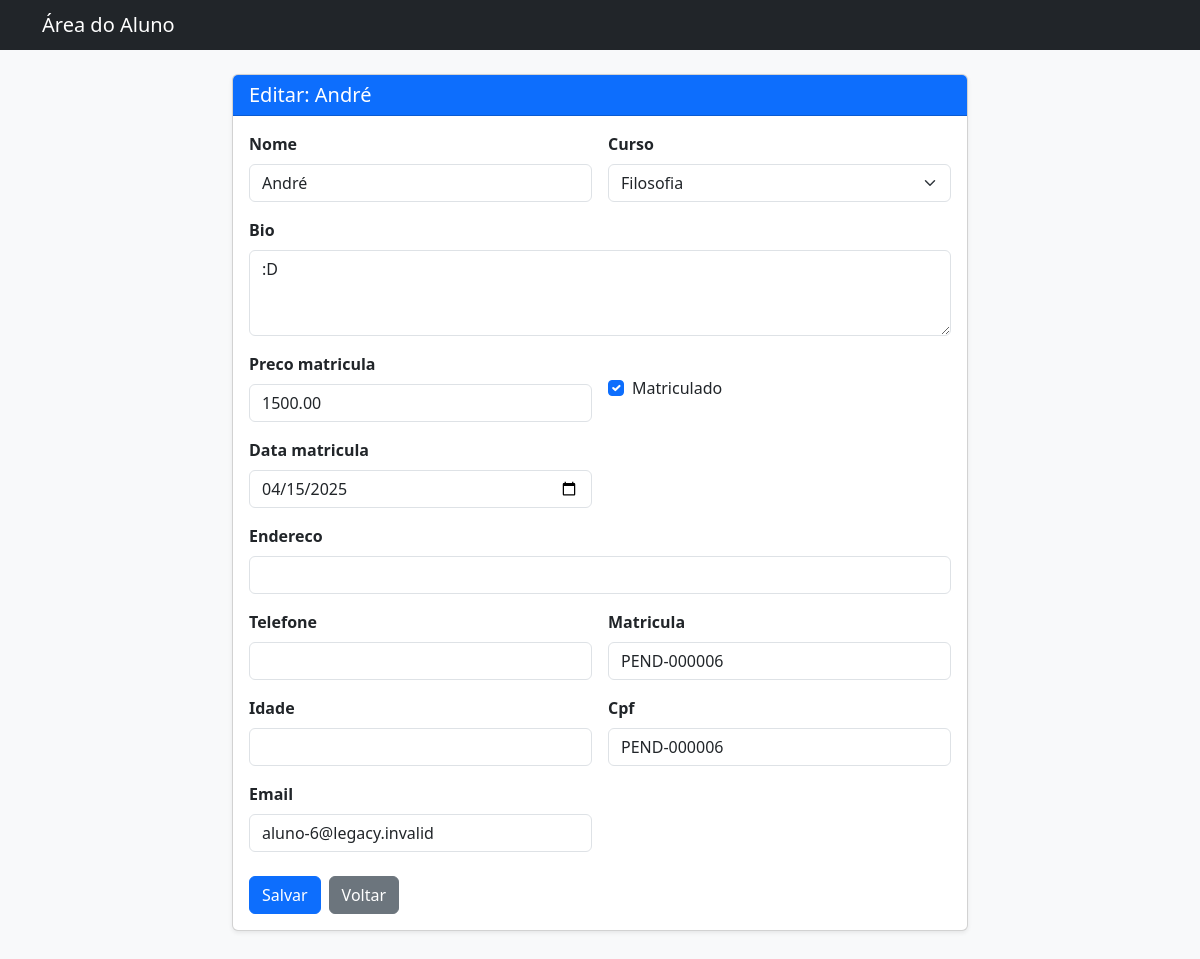
The app's page /aluno/6/editar/ with its own data.
### aluno/models.py (models this page shows, shortened)
class Aluno(models.Model):
    nome = models.CharField(max_length=100, blank=False)
    curso = models.ForeignKey(Curso, on_delete=models.CASCADE)
    bio = models.TextField(max_length=280, blank=False)
    preco_matricula = models.DecimalField(max_digits=6, decimal_places=2)
    matriculado = models.BooleanField(default=False)
    data_matricula = models.DateField()
    endereco = models.CharField(max_length=200, blank=True)
    telefone = models.CharField(max_length=15, blank=True)
    matricula = models.CharField(max_length=20, unique=True, blank=False)
    idade = models.IntegerField(blank=True, null=True)
    cpf = models.CharField(max_length=14, unique=True, blank=False)
    email = models.EmailField(max_length=100, unique=True, blank=False)

### aluno/views.py (the view)
# urls.py: path('<int:pk>/editar/', views.editar_aluno, name='editar_aluno'),
def editar_aluno(request, pk):
    aluno_obj = get_object_or_404(Aluno, pk=pk)
    form = AlunoForm(request.POST or None, instance=aluno_obj)
    if request.method == 'POST' and form.is_valid():
        form.save()
        return redirect('aluno')
    return render(request, 'aluno/form_aluno.html', {
        'form': form,
        'titulo': f'Editar: {aluno_obj.nome}',
    })

### aluno/models.py (called while the page is built)
    def __str__(self):
        return self.nome

### aluno/templates/aluno/form_aluno.html (shortened to what this page needs)
<!DOCTYPE html>
<html lang="pt-br">
<head>
    <link href="https://cdn.jsdelivr.net/npm/bootstrap@5.3.3/dist/css/bootstrap.min.css" rel="stylesheet">
</head>
<body class="bg-light">
    <nav class="navbar navbar-dark bg-dark mb-4">
        <div class="container">
            <a class="navbar-brand mb-0 h1" href="{% url 'aluno' %}">Área do Aluno</a>
        </div>
    </nav>
    <main class="container pb-5" style="max-width: 760px;">
        <div class="card shadow-sm">
            <div class="card-header bg-primary text-white">
                <h1 class="h5 mb-0">{{ titulo }}</h1>
            </div>
            <div class="card-body">
                <form method="post" novalidate>
                    <div class="row g-3">
                        {% for field in form %}
                        <div class="{% if field.name == 'bio' or field.name == 'endereco' %}col-12{% else %}col-md-6{% endif %}">
                            {% if field.name == 'matriculado' %}
                            <div class="form-check mt-4">
                                {{ field }}
                                <label class="form-check-label" for="{{ field.id_for_label }}">{{ field.label }}</label>
                            </div>
                            {% else %}
                            <label class="form-label fw-semibold" for="{{ field.id_for_label }}">{{ field.label }}</label>
                            {{ field }}
                            {% endif %}
                        </div>
                        {% endfor %}
                    </div>
                    <div class="d-flex gap-2 mt-4">
                        <button type="submit" class="btn btn-primary">Salvar</button>
                        <a href="{% url 'aluno' %}" class="btn btn-secondary">Voltar</a>
                    </div>
                </form>
            </div>
        </div>
    </main>
</body>
</html>

### records on screen
Aluno: form "André" "Filosofia" ":D" "1500.00" "04/15/2025" "PEND-000006" "PEND-000006" "aluno-6@legacy.invalid", form "☑"

### other values on screen
{{ titulo }} "Editar: André"
{{ field.label }} "Nome" "Curso" "Bio" "Preco matricula" "Data matricula" "Endereco" "Telefone" "Matricula" "Idade" "Cpf" "Email"
{{ field.label }} "Matriculado"
